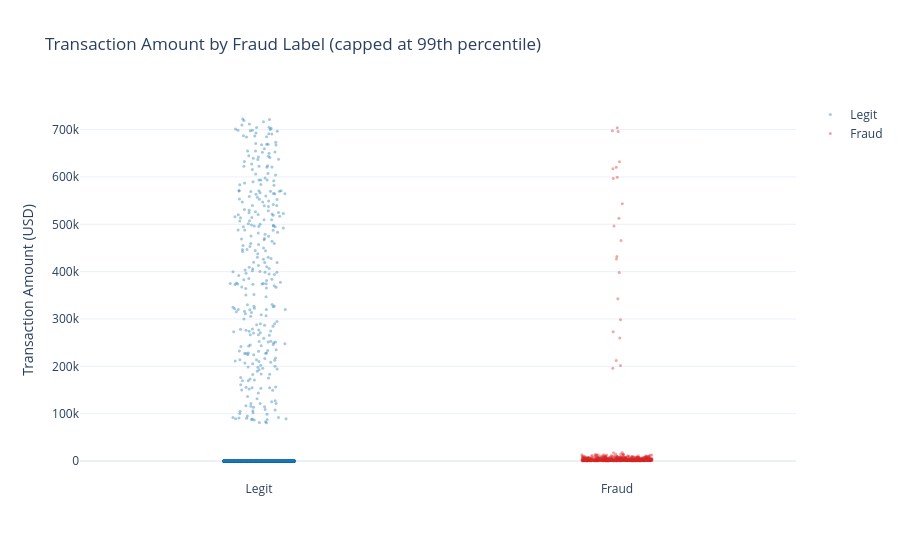
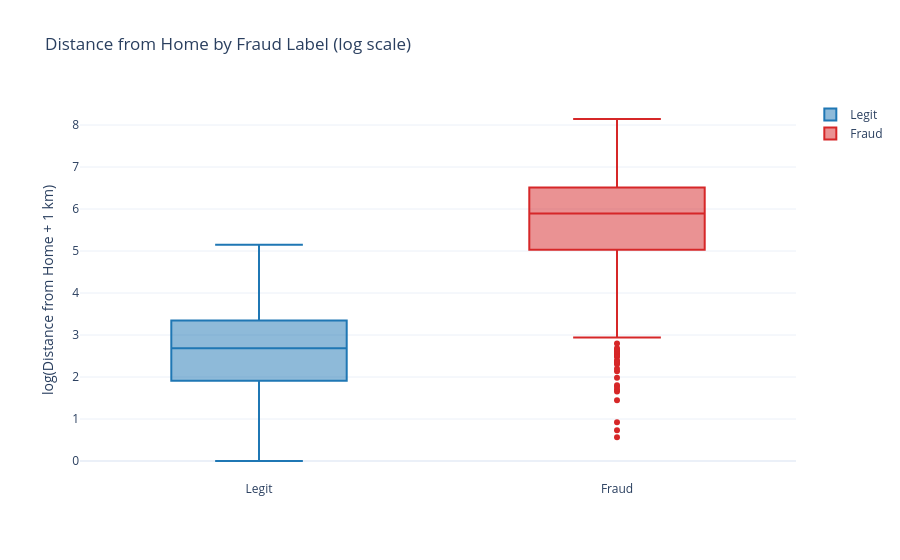
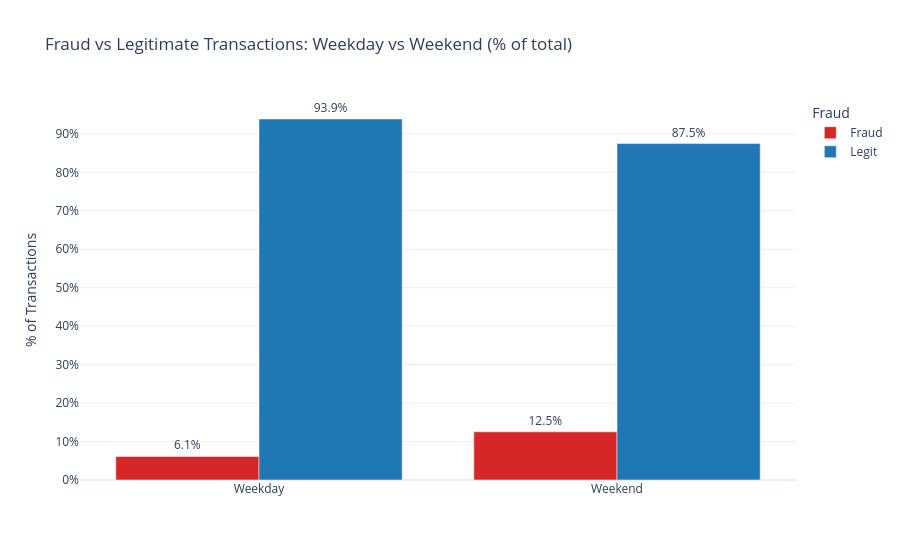
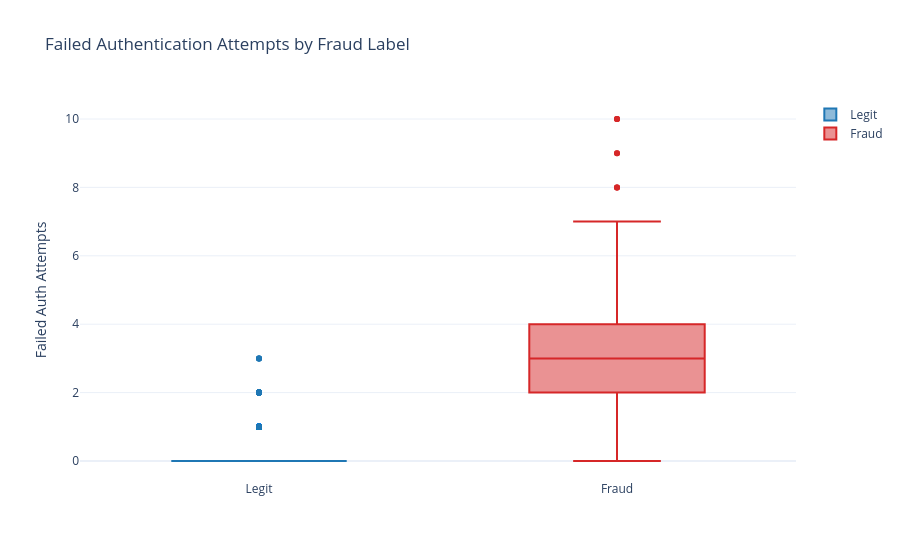

The cell these charts' notebook holds for them, in order:
### Markdown cell above
# Exploratory Data Analysis

### Code cell
eda = df.copy()
eda['Fraud'] = eda['is_fraudulent_transaction'].map({0: 'Legit', 1: 'Fraud'})

# 1. Strip — Transaction Amount by Fraud label (capped at 99th pct)
cap  = eda['transaction_amount'].quantile(0.99)
fig1 = px.strip(
    eda[eda['transaction_amount'] <= cap],
    x='Fraud', y='transaction_amount',
    color='Fraud',
    color_discrete_map={'Legit': '#1f77b4', 'Fraud': '#d62728'},
    title='Transaction Amount by Fraud Label (capped at 99th percentile)',
    labels={'transaction_amount': 'Transaction Amount (USD)', 'Fraud': ''},
    template='plotly_white'
)
fig1.update_traces(jitter=0.4, marker=dict(size=3, opacity=0.4))
fig1.show()

# 2. Box — Distance from Home by Fraud label
eda['distance_log'] = np.log1p(eda['distance_from_home_km'])

fig2 = px.box(
    eda.dropna(subset=['distance_log']),
    x='Fraud', y='distance_log',
    color='Fraud',
    color_discrete_map={'Legit': '#1f77b4', 'Fraud': '#d62728'},
    title='Distance from Home by Fraud Label (log scale)',
    labels={'distance_log': 'log(Distance from Home + 1 km)', 'Fraud': ''},
    points='outliers',
    template='plotly_white'
)
fig2.show()

# 3. Grouped Bar — Weekend vs Weekday fraud rate (normalised to % within each day type)
weekend_grp = (
    eda.dropna(subset=['is_weekend'])
       .groupby(['is_weekend', 'Fraud'])
       .size().reset_index(name='count')
)
weekend_grp['is_weekend'] = weekend_grp['is_weekend'].map({0.0: 'Weekday', 1.0: 'Weekend'})
totals = weekend_grp.groupby('is_weekend')['count'].transform('sum')
weekend_grp['pct'] = (weekend_grp['count'] / totals * 100).round(2)

fig3 = px.bar(
    weekend_grp, x='is_weekend', y='pct', color='Fraud',
    barmode='group',
    color_discrete_map={'Legit': '#1f77b4', 'Fraud': '#d62728'},
    title='Fraud vs Legitimate Transactions: Weekday vs Weekend (% of total)',
    labels={'is_weekend': '', 'pct': '% of Transactions'},
    text='pct',
    template='plotly_white'
)
fig3.update_traces(texttemplate='%{text:.1f}%', textposition='outside')
fig3.update_layout(yaxis_ticksuffix='%')
fig3.show()

# 4. Box — Failed Auth Attempts by Fraud label
fig4 = px.box(
    eda.dropna(subset=['failed_auth_attempts']),
    x='Fraud', y='failed_auth_attempts',
    color='Fraud',
    color_discrete_map={'Legit': '#1f77b4', 'Fraud': '#d62728'},
    title='Failed Authentication Attempts by Fraud Label',
    labels={'failed_auth_attempts': 'Failed Auth Attempts', 'Fraud': ''},
    points='outliers',
    template='plotly_white'
)
fig4.show()

### Figure 1 — Plotly figure (JSON) as saved in the notebook; plotly's stock layout.template omitted (floating-point values rounded to 4 significant figures; data arrays with more than 128 entries replaced by an {"elided": "..."} marker saying what was removed)
{"data": [{"alignmentgroup": "True", "boxpoints": "all", "fillcolor": "rgba(255,255,255,0)", "hoveron": "points", "hovertemplate": "=%{x}<br>Transaction Amount (USD)=%{y}<extra></extra>", "jitter": 0.4, "legendgroup": "Legit", "line": {"color": "rgba(255,255,255,0)"}, "marker": {"color": "#1f77b4", "opacity": 0.4, "size": 3}, "name": "Legit", "offsetgroup": "Legit", "orientation": "v", "pointpos": 0, "showlegend": true, "type": "box", "x": {"elided": "10466 str values"}, "x0": " ", "xaxis": "x", "y": {"elided": "10466 float values"}, "y0": " ", "yaxis": "y"}, {"alignmentgroup": "True", "boxpoints": "all", "fillcolor": "rgba(255,255,255,0)", "hoveron": "points", "hovertemplate": "=%{x}<br>Transaction Amount (USD)=%{y}<extra></extra>", "jitter": 0.4, "legendgroup": "Fraud", "line": {"color": "rgba(255,255,255,0)"}, "marker": {"color": "#d62728", "opacity": 0.4, "size": 3}, "name": "Fraud", "offsetgroup": "Fraud", "orientation": "v", "pointpos": 0, "showlegend": true, "type": "box", "x": {"elided": "752 str values"}, "x0": " ", "xaxis": "x", "y": {"elided": "752 float values"}, "y0": " ", "yaxis": "y"}], "layout": {"boxmode": "overlay", "legend": {"title": {"text": ""}, "tracegroupgap": 0}, "title": {"text": "Transaction Amount by Fraud Label (capped at 99th percentile)"}, "xaxis": {"anchor": "y", "categoryarray": ["Legit", "Fraud"], "categoryorder": "array", "domain": [0, 1], "title": {"text": ""}}, "yaxis": {"anchor": "x", "domain": [0, 1], "title": {"text": "Transaction Amount (USD)"}}}}

### Figure 2 — Plotly figure (JSON) as saved in the notebook; plotly's stock layout.template omitted (floating-point values rounded to 4 significant figures; data arrays with more than 128 entries replaced by an {"elided": "..."} marker saying what was removed)
{"data": [{"alignmentgroup": "True", "boxpoints": "outliers", "hovertemplate": "=%{x}<br>log(Distance from Home + 1 km)=%{y}<extra></extra>", "legendgroup": "Legit", "marker": {"color": "#1f77b4"}, "name": "Legit", "notched": false, "offsetgroup": "Legit", "orientation": "v", "showlegend": true, "type": "box", "x": {"elided": "10707 str values"}, "x0": " ", "xaxis": "x", "y": {"elided": "10707 float values"}, "y0": " ", "yaxis": "y"}, {"alignmentgroup": "True", "boxpoints": "outliers", "hovertemplate": "=%{x}<br>log(Distance from Home + 1 km)=%{y}<extra></extra>", "legendgroup": "Fraud", "marker": {"color": "#d62728"}, "name": "Fraud", "notched": false, "offsetgroup": "Fraud", "orientation": "v", "showlegend": true, "type": "box", "x": {"elided": "732 str values"}, "x0": " ", "xaxis": "x", "y": {"elided": "732 float values"}, "y0": " ", "yaxis": "y"}], "layout": {"boxmode": "overlay", "legend": {"title": {"text": ""}, "tracegroupgap": 0}, "title": {"text": "Distance from Home by Fraud Label (log scale)"}, "xaxis": {"anchor": "y", "categoryarray": ["Legit", "Fraud"], "categoryorder": "array", "domain": [0, 1], "title": {"text": ""}}, "yaxis": {"anchor": "x", "domain": [0, 1], "title": {"text": "log(Distance from Home + 1 km)"}}}}

### Figure 3 — Plotly figure (JSON) as saved in the notebook; plotly's stock layout.template omitted (floating-point values rounded to 4 significant figures)
{"data": [{"alignmentgroup": "True", "hovertemplate": "Fraud=Fraud<br>=%{x}<br>% of Transactions=%{text}<extra></extra>", "legendgroup": "Fraud", "marker": {"color": "#d62728", "pattern": {"shape": ""}}, "name": "Fraud", "offsetgroup": "Fraud", "orientation": "v", "showlegend": true, "text": [6.14, 12.53], "textposition": "outside", "texttemplate": "%{text:.1f}%", "type": "bar", "x": ["Weekday", "Weekend"], "xaxis": "x", "y": [6.14, 12.53], "yaxis": "y"}, {"alignmentgroup": "True", "hovertemplate": "Fraud=Legit<br>=%{x}<br>% of Transactions=%{text}<extra></extra>", "legendgroup": "Legit", "marker": {"color": "#1f77b4", "pattern": {"shape": ""}}, "name": "Legit", "offsetgroup": "Legit", "orientation": "v", "showlegend": true, "text": [93.86, 87.47], "textposition": "outside", "texttemplate": "%{text:.1f}%", "type": "bar", "x": ["Weekday", "Weekend"], "xaxis": "x", "y": [93.86, 87.47], "yaxis": "y"}], "layout": {"barmode": "group", "legend": {"title": {"text": "Fraud"}, "tracegroupgap": 0}, "title": {"text": "Fraud vs Legitimate Transactions: Weekday vs Weekend (% of total)"}, "xaxis": {"anchor": "y", "domain": [0, 1], "title": {"text": ""}}, "yaxis": {"anchor": "x", "domain": [0, 1], "ticksuffix": "%", "title": {"text": "% of Transactions"}}}}

### Figure 4 — Plotly figure (JSON) as saved in the notebook; plotly's stock layout.template omitted (floating-point values rounded to 4 significant figures; data arrays with more than 128 entries replaced by an {"elided": "..."} marker saying what was removed)
{"data": [{"alignmentgroup": "True", "boxpoints": "outliers", "hovertemplate": "=%{x}<br>Failed Auth Attempts=%{y}<extra></extra>", "legendgroup": "Legit", "marker": {"color": "#1f77b4"}, "name": "Legit", "notched": false, "offsetgroup": "Legit", "orientation": "v", "showlegend": true, "type": "box", "x": {"elided": "10608 str values"}, "x0": " ", "xaxis": "x", "y": {"elided": "10608 int values"}, "y0": " ", "yaxis": "y"}, {"alignmentgroup": "True", "boxpoints": "outliers", "hovertemplate": "=%{x}<br>Failed Auth Attempts=%{y}<extra></extra>", "legendgroup": "Fraud", "marker": {"color": "#d62728"}, "name": "Fraud", "notched": false, "offsetgroup": "Fraud", "orientation": "v", "showlegend": true, "type": "box", "x": {"elided": "777 str values"}, "x0": " ", "xaxis": "x", "y": {"elided": "777 int values"}, "y0": " ", "yaxis": "y"}], "layout": {"boxmode": "overlay", "legend": {"title": {"text": ""}, "tracegroupgap": 0}, "title": {"text": "Failed Authentication Attempts by Fraud Label"}, "xaxis": {"anchor": "y", "categoryarray": ["Legit", "Fraud"], "categoryorder": "array", "domain": [0, 1], "title": {"text": ""}}, "yaxis": {"anchor": "x", "domain": [0, 1], "title": {"text": "Failed Auth Attempts"}}}}
